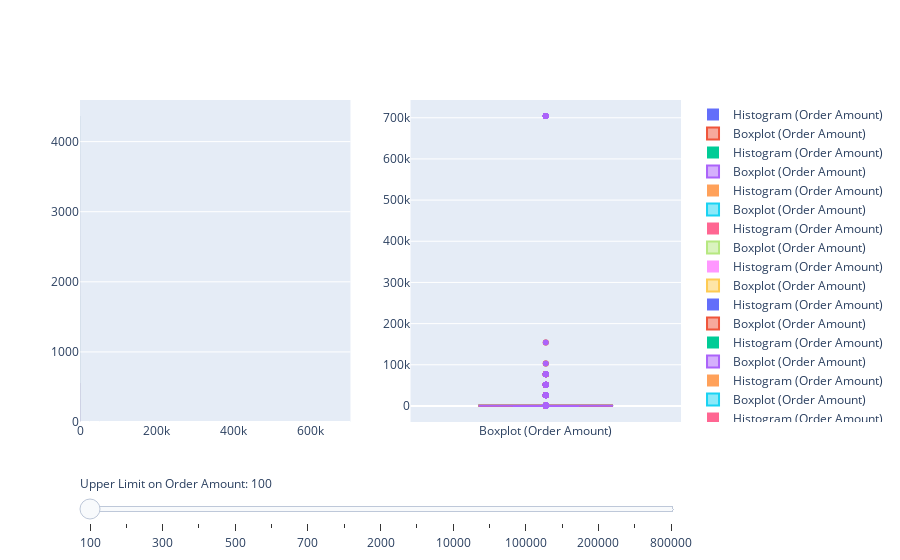

The cell this chart's notebook holds for it:
### Markdown cell above
## Interactive Visualization of Impact of Outliers on Central Tendencies

The mean is more sensitive to the existence of outliers than the median or mode. We visualize the same for the available data.

### Please use the slider to visualize the changes in mean, median and modes as we allow point outliers in our data. This can be used to identify a potential threshold value of Order Amount to filter out outliers and calculate the mean using Truncated Mean method.

### Code cell
fig = go.Figure()

# Add traces, one for each slider step
thshld_vals = [100, 200, 300, 400, 500, 600, 700, 1000, 2000, 5000, 10000, 50000, 100000, 150000, 200000, 500000, 800000]
means, medians, modes = [], [], []

fig = make_subplots(rows=1, cols=2)

for max_val in thshld_vals:
    df_fil = df[df["order_amount"]<=max_val]
    fig.add_trace(
        go.Histogram(x=list(df_fil["order_amount"]), name="Histogram (Order Amount)"),
        row=1, col=1, 
    )
    fig.add_trace(
        go.Box(y=list(df_fil["order_amount"]), name="Boxplot (Order Amount)"),
        row=1, col=2, 
    )

    means.append(np.round(np.mean(df_fil["order_amount"]), 2))
    medians.append(np.round(np.median(df_fil["order_amount"]), 2))
    modes.append(mode(df_fil["order_amount"])[0][0])


fig.data[2].visible = True
fig.data[3].visible = True


# Create and add slider
steps = []
for i in range(len(thshld_vals)):
    step = dict(
        method="update",
        args=[{"visible": [False] * len(fig.data)},
              {"title": "Distribution of Order Amount clipped above: "+str(thshld_vals[i])+" | Mean: "+str(means[i])+" | Median: "+str(medians[i])+" | Mode: "+str(modes[i])}],
        label = thshld_vals[i]
    )
    step["args"][0]["visible"][2*i] = True 
    step["args"][0]["visible"][2*i+1] = True
    steps.append(step)

sliders = [dict(
    active=0,
    currentvalue={"prefix": "Upper Limit on Order Amount: "},
    pad={"t": 50},
    steps=steps
)]

fig.update_layout(
    sliders=sliders,
)

fig.show()

### Figure 1 — Plotly figure (JSON) as saved in the notebook; plotly's stock layout.template omitted (floating-point values rounded to 4 significant figures; data arrays with more than 128 entries replaced by an {"elided": "..."} marker saying what was removed)
{"data": [{"name": "Histogram (Order Amount)", "type": "histogram", "x": [90, 90, 90, 90, 90, 94, 94, 94, 94, 94, 94, 94, 94, 94, 94, 94, 90, 94, 94, 94, 90, 94, 90, 94, 94, 94, 94, 90, 90, 94, 90, 94, 90, 90, 94, 90, 94, 94, 90, 94, 90, 90, 90], "xaxis": "x", "yaxis": "y"}, {"name": "Boxplot (Order Amount)", "type": "box", "xaxis": "x2", "y": [90, 90, 90, 90, 90, 94, 94, 94, 94, 94, 94, 94, 94, 94, 94, 94, 90, 94, 94, 94, 90, 94, 90, 94, 94, 94, 94, 90, 90, 94, 90, 94, 90, 90, 94, 90, 94, 94, 90, 94, 90, 90, 90], "yaxis": "y2"}, {"name": "Histogram (Order Amount)", "type": "histogram", "visible": true, "x": {"elided": "1808 int values"}, "xaxis": "x", "yaxis": "y"}, {"name": "Boxplot (Order Amount)", "type": "box", "visible": true, "xaxis": "x2", "y": {"elided": "1808 int values"}, "yaxis": "y2"}, {"name": "Histogram (Order Amount)", "type": "histogram", "x": {"elided": "2663 int values"}, "xaxis": "x", "yaxis": "y"}, {"name": "Boxplot (Order Amount)", "type": "box", "xaxis": "x2", "y": {"elided": "2663 int values"}, "yaxis": "y2"}, {"name": "Histogram (Order Amount)", "type": "histogram", "x": {"elided": "3829 int values"}, "xaxis": "x", "yaxis": "y"}, {"name": "Boxplot (Order Amount)", "type": "box", "xaxis": "x2", "y": {"elided": "3829 int values"}, "yaxis": "y2"}, {"name": "Histogram (Order Amount)", "type": "histogram", "x": {"elided": "4364 int values"}, "xaxis": "x", "yaxis": "y"}, {"name": "Boxplot (Order Amount)", "type": "box", "xaxis": "x2", "y": {"elided": "4364 int values"}, "yaxis": "y2"}, {"name": "Histogram (Order Amount)", "type": "histogram", "x": {"elided": "4701 int values"}, "xaxis": "x", "yaxis": "y"}, {"name": "Boxplot (Order Amount)", "type": "box", "xaxis": "x2", "y": {"elided": "4701 int values"}, "yaxis": "y2"}, {"name": "Histogram (Order Amount)", "type": "histogram", "x": {"elided": "4803 int values"}, "xaxis": "x", "yaxis": "y"}, {"name": "Boxplot (Order Amount)", "type": "box", "xaxis": "x2", "y": {"elided": "4803 int values"}, "yaxis": "y2"}, {"name": "Histogram (Order Amount)", "type": "histogram", "x": {"elided": "4929 int values"}, "xaxis": "x", "yaxis": "y"}, {"name": "Boxplot (Order Amount)", "type": "box", "xaxis": "x2", "y": {"elided": "4929 int values"}, "yaxis": "y2"}, {"name": "Histogram (Order Amount)", "type": "histogram", "x": {"elided": "4937 int values"}, "xaxis": "x", "yaxis": "y"}, {"name": "Boxplot (Order Amount)", "type": "box", "xaxis": "x2", "y": {"elided": "4937 int values"}, "yaxis": "y2"}, {"name": "Histogram (Order Amount)", "type": "histogram", "x": {"elided": "4937 int values"}, "xaxis": "x", "yaxis": "y"}, {"name": "Boxplot (Order Amount)", "type": "box", "xaxis": "x2", "y": {"elided": "4937 int values"}, "yaxis": "y2"}, {"name": "Histogram (Order Amount)", "type": "histogram", "x": {"elided": "4937 int values"}, "xaxis": "x", "yaxis": "y"}, {"name": "Boxplot (Order Amount)", "type": "box", "xaxis": "x2", "y": {"elided": "4937 int values"}, "yaxis": "y2"}, {"name": "Histogram (Order Amount)", "type": "histogram", "x": {"elided": "4956 int values"}, "xaxis": "x", "yaxis": "y"}, {"name": "Boxplot (Order Amount)", "type": "box", "xaxis": "x2", "y": {"elided": "4956 int values"}, "yaxis": "y2"}, {"name": "Histogram (Order Amount)", "type": "histogram", "x": {"elided": "4981 int values"}, "xaxis": "x", "yaxis": "y"}, {"name": "Boxplot (Order Amount)", "type": "box", "xaxis": "x2", "y": {"elided": "4981 int values"}, "yaxis": "y2"}, {"name": "Histogram (Order Amount)", "type": "histogram", "x": {"elided": "4982 int values"}, "xaxis": "x", "yaxis": "y"}, {"name": "Boxplot (Order Amount)", "type": "box", "xaxis": "x2", "y": {"elided": "4982 int values"}, "yaxis": "y2"}, {"name": "Histogram (Order Amount)", "type": "histogram", "x": {"elided": "4983 int values"}, "xaxis": "x", "yaxis": "y"}, {"name": "Boxplot (Order Amount)", "type": "box", "xaxis": "x2", "y": {"elided": "4983 int values"}, "yaxis": "y2"}, {"name": "Histogram (Order Amount)", "type": "histogram", "x": {"elided": "4983 int values"}, "xaxis": "x", "yaxis": "y"}, {"name": "Boxplot (Order Amount)", "type": "box", "xaxis": "x2", "y": {"elided": "4983 int values"}, "yaxis": "y2"}, {"name": "Histogram (Order Amount)", "type": "histogram", "x": {"elided": "5000 int values"}, "xaxis": "x", "yaxis": "y"}, {"name": "Boxplot (Order Amount)", "type": "box", "xaxis": "x2", "y": {"elided": "5000 int values"}, "yaxis": "y2"}], "layout": {"sliders": [{"active": 0, "currentvalue": {"prefix": "Upper Limit on Order Amount: "}, "pad": {"t": 50}, "steps": [{"args": [{"visible": [true, true, false, false, false, false, false, false, false, false, false, false, false, false, false, false, false, false, false, false, false, false, false, false, false, false, false, false, false, false, false, false, false, false]}, {"title": "Distribution of Order Amount clipped above: 100 | Mean: 92.33 | Median: 94.0 | Mode: 94"}], "label": "100", "method": "update"}, {"args": [{"visible": [false, false, true, true, false, false, false, false, false, false, false, false, false, false, false, false, false, false, false, false, false, false, false, false, false, false, false, false, false, false, false, false, false, false]}, {"title": "Distribution of Order Amount clipped above: 200 | Mean: 150.17 | Median: 153.0 | Mode: 153"}], "label": "200", "method": "update"}, {"args": [{"visible": [false, false, false, false, true, true, false, false, false, false, false, false, false, false, false, false, false, false, false, false, false, false, false, false, false, false, false, false, false, false, false, false, false, false]}, {"title": "Distribution of Order Amount clipped above: 300 | Mean: 185.75 | Median: 166.0 | Mode: 153"}], "label": "300", "method": "update"}, {"args": [{"visible": [false, false, false, false, false, false, true, true, false, false, false, false, false, false, false, false, false, false, false, false, false, false, false, false, false, false, false, false, false, false, false, false, false, false]}, {"title": "Distribution of Order Amount clipped above: 400 | Mean: 233.73 | Median: 228.0 | Mode: 153"}], "label": "400", "method": "update"}, {"args": [{"visible": [false, false, false, false, false, false, false, false, true, true, false, false, false, false, false, false, false, false, false, false, false, false, false, false, false, false, false, false, false, false, false, false, false, false]}, {"title": "Distribution of Order Amount clipped above: 500 | Mean: 260.96 | Median: 260.0 | Mode: 153"}], "label": "500", "method": "update"}, {"args": [{"visible": [false, false, false, false, false, false, false, false, false, false, true, true, false, false, false, false, false, false, false, false, false, false, false, false, false, false, false, false, false, false, false, false, false, false]}, {"title": "Distribution of Order Amount clipped above: 600 | Mean: 281.21 | Median: 272.0 | Mode: 153"}], "label": "600", "method": "update"}, {"args": [{"visible": [false, false, false, false, false, false, false, false, false, false, false, false, true, true, false, false, false, false, false, false, false, false, false, false, false, false, false, false, false, false, false, false, false, false]}, {"title": "Distribution of Order Amount clipped above: 700 | Mean: 288.87 | Median: 276.0 | Mode: 153"}], "label": "700", "method": "update"}, {"args": [{"visible": [false, false, false, false, false, false, false, false, false, false, false, false, false, false, true, true, false, false, false, false, false, false, false, false, false, false, false, false, false, false, false, false, false, false]}, {"title": "Distribution of Order Amount clipped above: 1000 | Mean: 301.06 | Median: 284.0 | Mode: 153"}], "label": "1000", "method": "update"}, {"args": [{"visible": [false, false, false, false, false, false, false, false, false, false, false, false, false, false, false, false, true, true, false, false, false, false, false, false, false, false, false, false, false, false, false, false, false, false]}, {"title": "Distribution of Order Amount clipped above: 2000 | Mean: 302.58 | Median: 284.0 | Mode: 153"}], "label": "2000", "method": "update"}, {"args": [{"visible": [false, false, false, false, false, false, false, false, false, false, false, false, false, false, false, false, false, false, true, true, false, false, false, false, false, false, false, false, false, false, false, false, false, false]}, {"title": "Distribution of Order Amount clipped above: 5000 | Mean: 302.58 | Median: 284.0 | Mode: 153"}], "label": "5000", "method": "update"}, {"args": [{"visible": [false, false, false, false, false, false, false, false, false, false, false, false, false, false, false, false, false, false, false, false, true, true, false, false, false, false, false, false, false, false, false, false, false, false]}, {"title": "Distribution of Order Amount clipped above: 10000 | Mean: 302.58 | Median: 284.0 | Mode: 153"}], "label": "10000", "method": "update"}, {"args": [{"visible": [false, false, false, false, false, false, false, false, false, false, false, false, false, false, false, false, false, false, false, false, false, false, true, true, false, false, false, false, false, false, false, false, false, false]}, {"title": "Distribution of Order Amount clipped above: 50000 | Mean: 400.04 | Median: 284.0 | Mode: 153"}], "label": "50000", "method": "update"}, {"args": [{"visible": [false, false, false, false, false, false, false, false, false, false, false, false, false, false, false, false, false, false, false, false, false, false, false, false, true, true, false, false, false, false, false, false, false, false]}, {"title": "Distribution of Order Amount clipped above: 100000 | Mean: 702.75 | Median: 284.0 | Mode: 153"}], "label": "100000", "method": "update"}, {"args": [{"visible": [false, false, false, false, false, false, false, false, false, false, false, false, false, false, false, false, false, false, false, false, false, false, false, false, false, false, true, true, false, false, false, false, false, false]}, {"title": "Distribution of Order Amount clipped above: 150000 | Mean: 723.26 | Median: 284.0 | Mode: 153"}], "label": "150000", "method": "update"}, {"args": [{"visible": [false, false, false, false, false, false, false, false, false, false, false, false, false, false, false, false, false, false, false, false, false, false, false, false, false, false, false, false, true, true, false, false, false, false]}, {"title": "Distribution of Order Amount clipped above: 200000 | Mean: 754.09 | Median: 284.0 | Mode: 153"}], "label": "200000", "method": "update"}, {"args": [{"visible": [false, false, false, false, false, false, false, false, false, false, false, false, false, false, false, false, false, false, false, false, false, false, false, false, false, false, false, false, false, false, true, true, false, false]}, {"title": "Distribution of Order Amount clipped above: 500000 | Mean: 754.09 | Median: 284.0 | Mode: 153"}], "label": "500000", "method": "update"}, {"args": [{"visible": [false, false, false, false, false, false, false, false, false, false, false, false, false, false, false, false, false, false, false, false, false, false, false, false, false, false, false, false, false, false, false, false, true, true]}, {"title": "Distribution of Order Amount clipped above: 800000 | Mean: 3145.13 | Median: 284.0 | Mode: 153"}], "label": "800000", "method": "update"}]}], "xaxis": {"anchor": "y", "domain": [0, 0.45]}, "xaxis2": {"anchor": "y2", "domain": [0.55, 1]}, "yaxis": {"anchor": "x", "domain": [0, 1]}, "yaxis2": {"anchor": "x2", "domain": [0, 1]}}}
